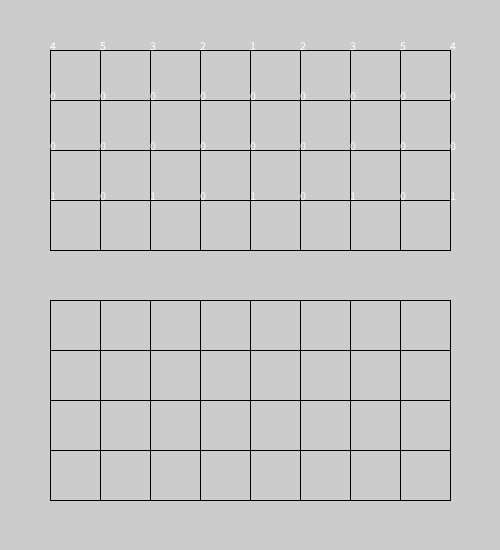
Frame 1 (no input)
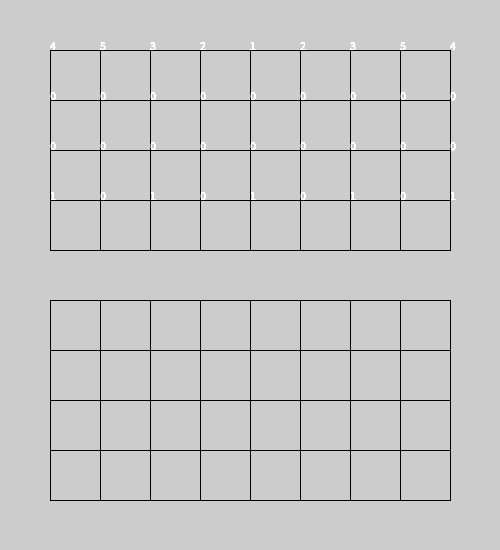
Frame 60 (the mouse pressed at the canvas centre just before this capture)
Frame 120 (the mouse held since frame 60 and released just before this capture): identical to frame 60, image omitted

The Processing sketch that drew these frames (run headless with seeded random() and noise(); from frame 60 on, the mouse is pressed at the canvas centre):

// Processing sketch: week05_2_chess_show_number
// ── week05_2_chess_show_number.pde
int [][]board={
  {4, 5, 3, 2, 1, 2, 3, 5, 4},
  {0, 0, 0, 0, 0, 0, 0, 0, 0},
  {0, 0, 0, 0, 0, 0, 0, 0, 0},
  {1, 0, 1, 0, 1, 0, 1, 0, 1},
};//1:將 2:士 3:象 4:車 5:馬 6:炮 7:卒
void setup() {
  size(500, 550);
}
void draw() {
  for (int x=50; x<=450; x+=50) { ///等差級數
    line(x, 50, x, 250);
    line(x, 300, x, 500);
  }
  for (int y=50; y<=500; y+=50) { ///10條
    line(50, y, 450, y);
  }
  for(int i=0; i<4; i++){
    for(int j=0; j<9; j++){
      text(board[i][j], 50+j*50, 50+i*50);
    }
  }
}
